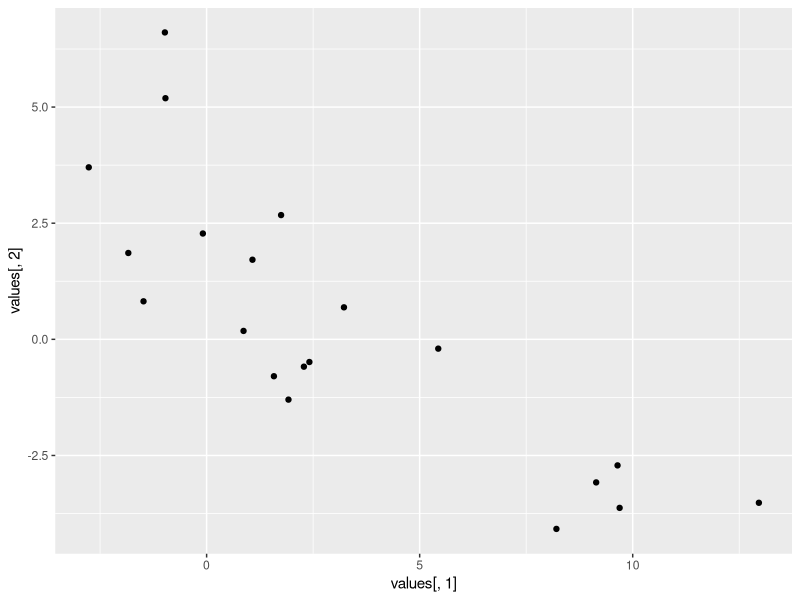
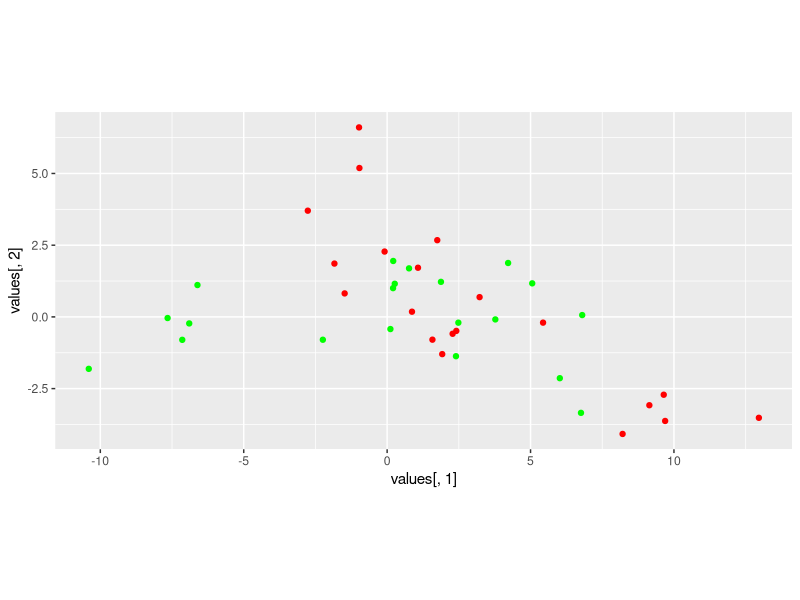
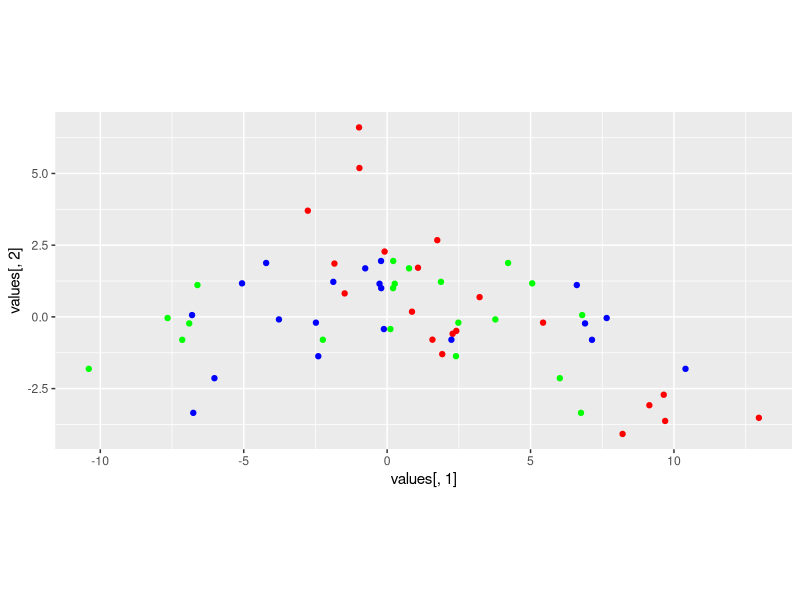

Write R code to recreate these figures, in order.
# WEEK 9

library(tidyverse)
#install.packages("MASS")    # run only once
library(MASS)

mu_x = 3
mu_y = 1
sigma_x = 4
sigma_y = 2
rho = -0.7   # correlation coefficient

# Construct mean vector and covariance matrix
mu = c(mu_x,mu_y)
sigma = cbind(c(sigma_x^2, sigma_x*sigma_y*rho),
              c(sigma_x*sigma_y*rho, sigma_y^2))

# Draw a random sample of size n
n = 20
values = mvrnorm(n, mu, sigma)

# Plot sample on a scatterplot
ggplot(NULL, aes(x=values[,1], y=values[,2])) +
  geom_point()





















# Part 3. PCA by matrix operations

# Calculate sample mean vector
M = colMeans(values)
M
# ... should be close-ish to mu (compare)
mu

# Calculate sample covariance matrix
C = cov(values)
C
# ... should be close-ish to sigma (compare)
sigma

# Diagonalise sample covariance matrix C
E = eigen(C)
D = diag(E$values)
P = E$vectors
Pinv = solve(P)

# ... check
P %*% D %*% Pinv
# ... should be exactly C
C

# Subtract the column mean from each column of sample,
# this is called "centering".
centred_values = cbind(values[,1]-M[1],
                       values[,2]-M[2])

# Transform the centred sample points by 
# applying Pinv.
# Thinking back to the flag, it was stored as two
# rows for x and y, but here we have two columns.
# Solution: take transpose, i.e., t().
transformed_values = t(Pinv %*% t(centred_values))

# Check det(Pinv)
# -- if positive then rotation
# -- if negative then reflection (think of as rotate and reflect)
det(Pinv)

# Plot original and transformed points
ggplot(NULL) +
  geom_point(aes(x=values[,1], y=values[,2]),
             color='red') +
  geom_point(aes(x=transformed_values[,1], y=transformed_values[,2]),
             color='green') +
  coord_fixed()

# Consider correlation of transformed points
# ... what do you notice?
cor(transformed_values[,1],transformed_values[,2])

# Consider covariance matrix of transformed points
cov(transformed_values)
# ... compare with D matrix (diagonal matrix containing eigenvalues)
# ... what do you notice?
D









# Part 4. PCA by R

# It is no surprise that R does everything for us
# in one easy command ...
pca_results = prcomp(values)

# Transformation matrix (compare with P)
pca_results$rotation
# ... some differences in positives/negatives

# Transformed points (compare with transformed_values)
pca_results$x

# Sample mean of original points (compare with M)
pca_results$center

# Plot original and transformed points
ggplot(NULL) +
  geom_point(aes(x=values[,1], y=values[,2]),
             color='red') +
  geom_point(aes(x=transformed_values[,1], y=transformed_values[,2]),
             color='green') +
  geom_point(aes(x=pca_results$x[,1], y=pca_results$x[,2]),
             color='blue') +
  coord_fixed()
